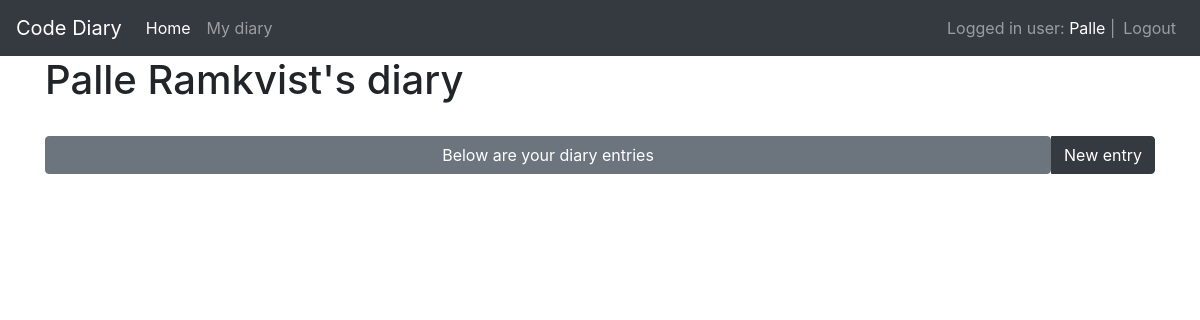
The page /diaries/ (signed in) on the database as committed earlier.
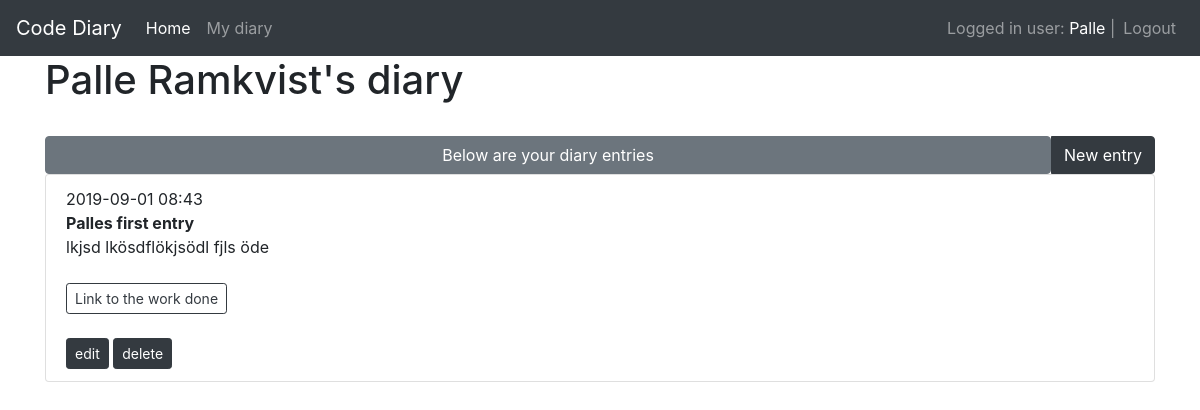
The same page on the database as committed later.
### app/models/users.py (models this page shows, shortened)
class User(UserMixin, db.Model):
    id = db.Column(db.Integer, primary_key=True)
    username = db.Column(db.String(80), unique=True, nullable=False)
    password = db.Column(db.String(120), unique=False, nullable=False)
    firstname = db.Column(db.String(100), unique=False)
    lastname = db.Column(db.String(100), unique=False)
    email = db.Column(db.String(100))
    diaries = db.relationship('Diary', backref='user', lazy=True)

### app/models/diaries.py (models this page shows, shortened)
class Diary(db.Model):
    id = db.Column(db.Integer, primary_key=True)
    title = db.Column(db.String(100), nullable=False)
    description = db.Column(db.String(500))
    link = db.Column(db.String(256))
    created_date = db.Column(db.DateTime, default=datetime.now)  # new field
    user_id = db.Column(db.Integer, db.ForeignKey('user.id'), nullable=False)

### app/views/diaries.py (the view)
@diary_blueprint.route('/')
@login_required
def index():
    user_id = current_user.get_id()
    diaries = Diary.query.filter_by(user_id=user_id).order_by(Diary.created_date.desc()).all()
    return render_template('diaries/index.html', diaries=diaries)

### app/views/users.py (called while the page is built)
@login_manager.user_loader
def load_user(user_id):
    return User.query.get(int(user_id))

### app/templates/diaries/index.html (shortened to what this page needs)
{% extends 'base.html' %}
{% block content %}
    <div class="container">
        <h1>{{ current_user.firstname }} {{ current_user.lastname }}'s diary</h1>
        <br>
        <div class="input-group d-flex">
            <button class="btn btn-secondary flex-fill">Below are your diary entries</button>
            <div class="input-group-append ml-auto" id="button-addon3">
                <a href="{{ url_for('diaries.add_diary') }}" class="btn btn-dark">New entry</a>
            </div>
        </div>
        <div>
            <ul class="list-group">
                {% for diary in diaries %}
                    <li class="list-group-item">
                        {{ diary.created_date.strftime('%Y-%m-%d %H:%M') }}<br>
                        <strong>{{ diary.title }}</strong><br>
                        {{ diary.description }}<br><br>
                        <a href="{{ diary.link }}" class="btn btn-outline-dark btn-sm">
                            Link to the work done
                        </a><br><br>
                        <a href="{{ url_for('diaries.edit_diary', diary_id=diary.id) }}" class="btn btn-dark btn-sm">edit</a>
                        <a href="{{ url_for('diaries.delete_diary', diary_id=diary.id) }}" class="btn btn-dark btn-sm">delete</a>
                    </li>
                {% endfor %}
            </ul>
        </div>
    </div>
{% endblock %}

### app/templates/base.html (shortened to what this page needs)
<!DOCTYPE html>
<html lang="en">
<head>
    <link rel="stylesheet" href="https://stackpath.bootstrapcdn.com/bootstrap/4.3.1/css/bootstrap.min.css">
</head>
<body>
<nav class="navbar navbar-expand-lg navbar-dark bg-dark">
  <a class="navbar-brand" href="/">Code Diary</a>
  <div class="collapse navbar-collapse" id="navbarNavAltMarkup">
    <div class="navbar-nav">
      <a class="nav-item nav-link active" href="/">Home <span class="sr-only">(current)</span></a>
        <a class="nav-item nav-link" href="/diaries">My diary</a>
    </div>
  </div>
    {% if current_user.is_authenticated %}
        <ul class="navbar-nav ml-auto">
        <li class="navbar-text">
          Logged in user:
            <a href={{ url_for('users.edit_user') }}> {{ current_user.username }}</a> |
        </li>
            <li><a class="nav-item nav-link" href="{{ url_for('users.logout') }}">Logout</a></li>
        </ul>
    {% endif %}
</nav>
{% block content %}
{% endblock %}
</body>
</html>

Rows that differ between the two databases and show on the page:
added Diary: created_date "2019-09-01 08:43", title "Palles first entry", description "lkjsd lkösdflökjsödl fjls öde"
